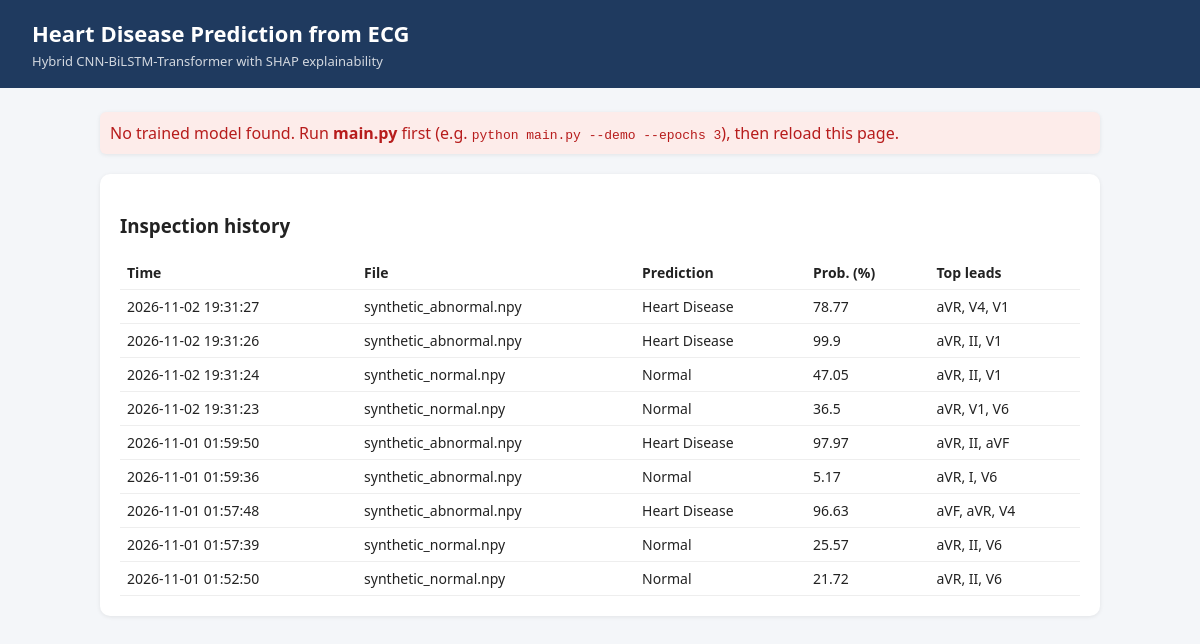
The page / on the database its author committed.
### tables this page shows
CREATE TABLE history (id INTEGER PRIMARY KEY AUTOINCREMENT, time TEXT, filename TEXT,
                   prediction TEXT, probability REAL, top_leads TEXT);

### app/app.py (the view, shortened to what this page needs)
@app.route("/", methods=["GET", "POST"])
def index():
    ctx = {"ready": load_assets(), "result": None, "error": None}
    con = db()
    ctx["history"] = con.execute("SELECT time, filename, prediction, probability, top_leads FROM history ORDER BY id DESC LIMIT 15").fetchall()
    con.close()
    return render_template("index.html", **ctx)

### app/app.py (called while the page is built, shortened)
def db():
    con = sqlite3.connect(config.DB_PATH)
    con.execute("""CREATE TABLE IF NOT EXISTS history (id INTEGER PRIMARY KEY AUTOINCREMENT, time TEXT, filename TEXT,
                   prediction TEXT, probability REAL, top_leads TEXT)""")
    return con

def load_assets():
    if "model" in _state:
        return True
    mp, sp = config.MODELS_DIR / f"{config.PROPOSED}.pt", config.MODELS_DIR / "scaler.json"
    if not (mp.exists() and sp.exists()):
        return False

### app/templates/index.html (shortened to what this page needs)
<!doctype html>
<html lang="en"><head><meta charset="utf-8"><title>ECG Heart Disease Prediction</title>
</head><body>
<header><h1>Heart Disease Prediction from ECG</h1><p>Hybrid CNN-BiLSTM-Transformer with SHAP explainability</p></header>
<main>
{% if not ready %}
 <div class="card err">No trained model found. Run <b>main.py</b> first (e.g. <code>python main.py --demo --epochs 3</code>), then reload this page.</div>
{% endif %}
 <div class="card"><h3>Inspection history</h3>
 <table><tr><th>Time</th><th>File</th><th>Prediction</th><th>Prob. (%)</th><th>Top leads</th></tr>
 {% for r in history %}<tr><td>{{ r[0] }}</td><td>{{ r[1] }}</td><td>{{ r[2] }}</td><td>{{ r[3] }}</td><td>{{ r[4] }}</td></tr>
 {% else %}<tr><td colspan="5" class="note">No predictions yet.</td></tr>{% endfor %}</table></div>
</main></body></html>

### app/templates/index.html (style rules this page uses)
body { font-family:Segoe UI,Arial,sans-serif;background:#f4f6f9;margin:0;color:#222 }
header { background:#1f3a5f;color:#fff;padding:18px 32px }
header h1 { margin:0;font-size:22px }
header p { margin:4px 0 0;font-size:13px;opacity:.8 }
main { max-width:1000px;margin:24px auto;padding:0 16px }
.card { background:#fff;border-radius:10px;padding:20px;margin-bottom:20px;box-shadow:0 1px 4px rgba(0,0,0,.08) }
.err { background:#fdecea;color:#b71c1c;padding:10px;border-radius:6px }
table { width:100%;border-collapse:collapse;font-size:14px }
th,td { padding:7px;border-bottom:1px solid #eee;text-align:left }

### rows shown on the page
history: time "2026-11-02 19:31:27", filename "synthetic_abnormal.npy", prediction "Heart Disease", probability "78.77", top_leads "aVR, V4, V1"
history: time "2026-11-02 19:31:26", filename "synthetic_abnormal.npy", prediction "Heart Disease", probability "99.9", top_leads "aVR, II, V1"
history: time "2026-11-02 19:31:24", filename "synthetic_normal.npy", prediction "Normal", probability "47.05", top_leads "aVR, II, V1"
history: time "2026-11-02 19:31:23", filename "synthetic_normal.npy", prediction "Normal", probability "36.5", top_leads "aVR, V1, V6"
history: time "2026-11-01 01:59:50", filename "synthetic_abnormal.npy", prediction "Heart Disease", probability "97.97", top_leads "aVR, II, aVF"
history: time "2026-11-01 01:59:36", filename "synthetic_abnormal.npy", prediction "Normal", probability "5.17", top_leads "aVR, I, V6"
history: time "2026-11-01 01:57:48", filename "synthetic_abnormal.npy", prediction "Heart Disease", probability "96.63", top_leads "aVF, aVR, V4"
history: time "2026-11-01 01:57:39", filename "synthetic_normal.npy", prediction "Normal", probability "25.57", top_leads "aVR, II, V6"
history: time "2026-11-01 01:52:50", filename "synthetic_normal.npy", prediction "Normal", probability "21.72", top_leads "aVR, II, V6"
